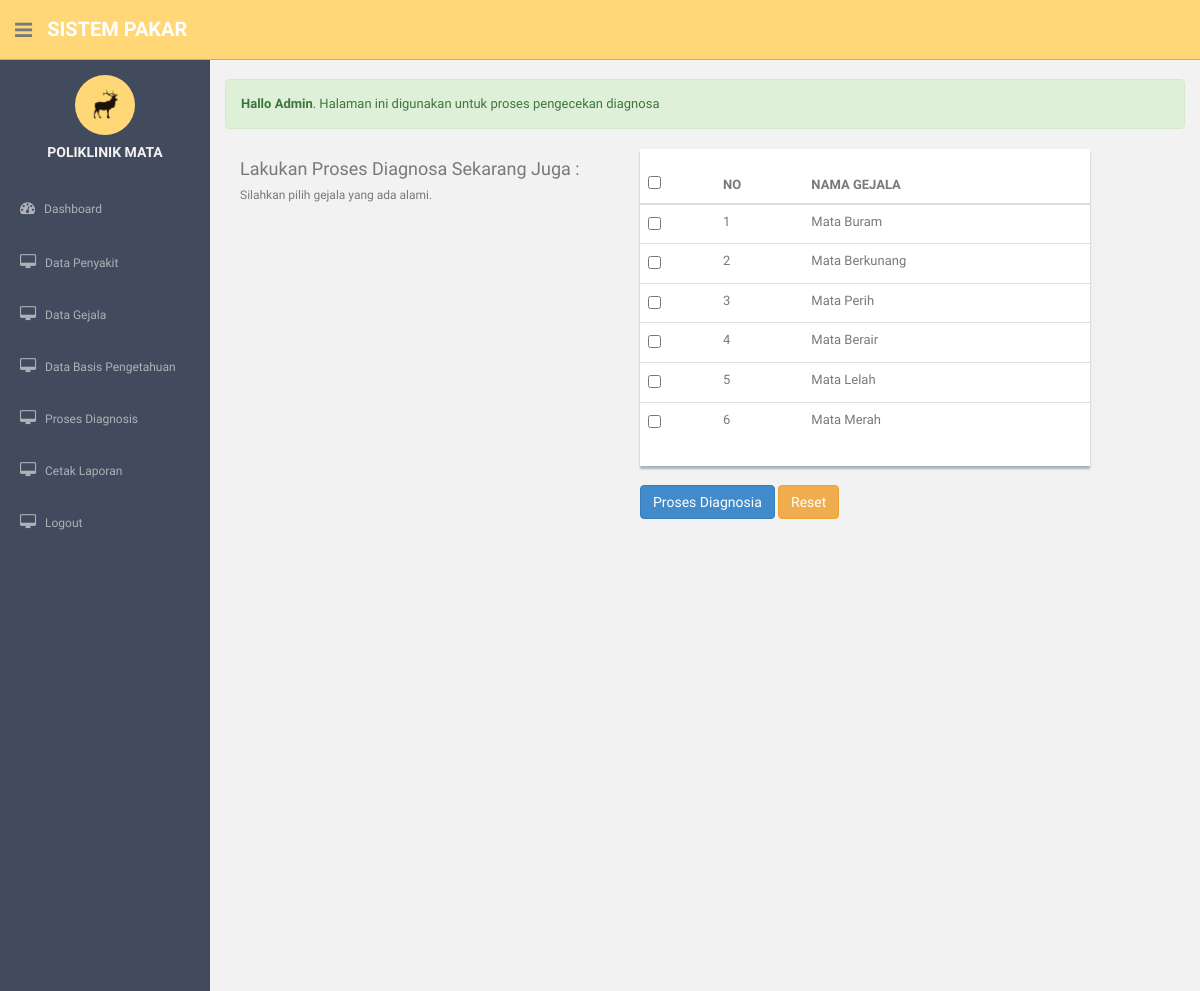
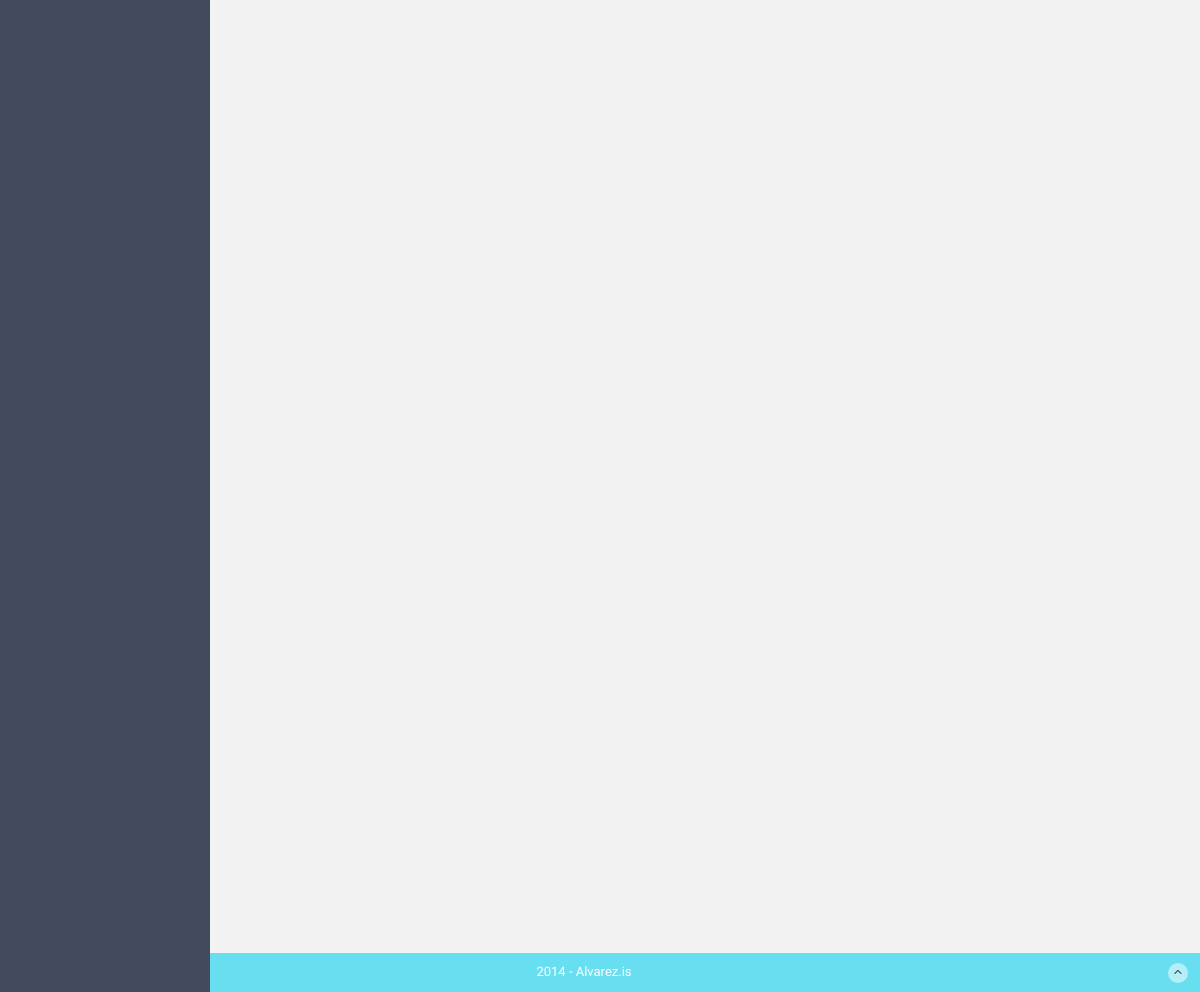
Page /admin/prosesdiagnosa.php (signed in) on the committed database (2 pictures, top to bottom).
### tables this page shows
CREATE TABLE IF NOT EXISTS `tbl_gejala` (
  `kd_gejala` varchar(100) NOT NULL,
  `nama_gejala` varchar(100) NOT NULL,
  PRIMARY KEY  (`kd_gejala`)
);

### admin/prosesdiagnosa.php (the view, shortened to what this page needs)
<!DOCTYPE html>
<html lang="en">
  <head>
    <?php include('function/css.php'); ?>
  </head>
  <body>
  <section id="container" >
      <header class="header black-bg">
              <div class="sidebar-toggle-box">
                  <div class="fa fa-bars tooltips" data-placement="right" data-original-title="Toggle Navigation"></div>
              </div>
            <a href="index.html" class="logo"><b><?php echo 'SISTEM PAKAR'; ?></b></a>
        </header>
      <?php include 'function/sidebar.php'; ?>
      <section id="main-content">
        <br/>
          <section class="wrapper site-min-height">
            <div class="alert alert-success"><b>Hallo Admin</b>. Halaman ini digunakan untuk proses pengecekan diagnosa</div>
            <div class="col-sm-5">
            <h4>Lakukan Proses Diagnosa Sekarang Juga :</h4>
            <h6>Silahkan pilih gejala yang ada alami.</h6>
            </div>
            <div class="col-sm-6">
            <form action="hasilprosesdiagnosis.php" method="post">
            <div class="content-panel">
            <table class="table">
              <thead>
                <th><input type="checkbox"></th>
                <th>NO</th>
                <th>NAMA GEJALA</th>
              </thead>
              <tbody>
                  <?php include '../function/connection.php'; ?>
                  <?php $no =1 ; ?>
                  <?php $query = mysqli_query($connection, "SELECT * FROM tbl_gejala ORDER BY kd_gejala ASC"); ?>
                  <?php while($tampil = mysqli_fetch_array($query)){ ?>
                <tr>
                  <td><input type="checkbox" name="oke[]" value="<?php echo $tampil['0']; ?>"></td>
                  <td><?php echo $no++; ?> </td>
                  <td><?php echo $tampil['1']; ?></td>
                </tr>
                  <?php } ?>
              </tbody>
            </table>
            </div>
            <br/>
            <input type="submit" class="btn btn-primary" value="Proses Diagnosia" name="">
            <input type="reset" class="btn btn-warning" value="Reset" name="">
            </form>
            </div>
          </section>
          <section class="wrapper site-min-height">
          </section>
    </section>
      <footer class="site-footer">
          <div class="text-center">
              2014 - Alvarez.is
              <a href="blank.html#" class="go-top">
                  <i class="fa fa-angle-up"></i>
              </a>
          </div>
      </footer>
  </section>
  </body>
</html>

### assets/css/style.css (style rules this page uses)
body { color: #797979; background: #f2f2f2; font-family: 'Ruda', sans-serif; padding: 0px !important; margin: 0px !important; font-size:13px; }
a, a:hover, a:focus { text-decoration: none; outline: none; }
#container { width: 100%; height: 100%; }
#main-content { margin-left: 210px; }
.header, .footer { min-height: 60px; padding: 0 15px; }
.header { position: fixed; left: 0; right: 0; z-index: 1002; }
.black-bg { background: #ffd777; border-bottom: 1px solid #c9aa5f; }
.wrapper { display: inline-block; margin-top: 60px; padding-left: 15px; padding-right: 15px; padding-bottom: 15px; padding-top: 0px; width: 100%; }
a.logo { font-size: 20px; color: #ffffff; float: left; margin-top: 15px; text-transform: uppercase; }
a.logo b { font-weight: 900; }
.sidebar-toggle-box { float: left; padding-right: 15px; margin-top: 20px; }
.sidebar-toggle-box .fa-bars { cursor: pointer; display: inline-block; font-size: 20px; }
.content-panel { background: #ffffff; box-shadow: 0px 3px 2px #aab2bd; padding-top: 15px; padding-bottom: 5px; }
.site-footer { background: #68dff0; color: #fff; padding: 10px 0; }
.go-top { margin-right: 1%; float: right; background: rgba(255,255,255,.5); width: 20px; height: 20px; border-radius: 50%; -webkit-border-radius: 50%; }
.go-top i { color: #2A3542; }
.site-min-height { min-height: 900px; }

### rows in the picture
tbl_gejala: nama_gejala "Mata Buram"
tbl_gejala: nama_gejala "Mata Berkunang"
tbl_gejala: nama_gejala "Mata Perih"
tbl_gejala: nama_gejala "Mata Berair"
tbl_gejala: nama_gejala "Mata Lelah"
tbl_gejala: nama_gejala "Mata Merah"
